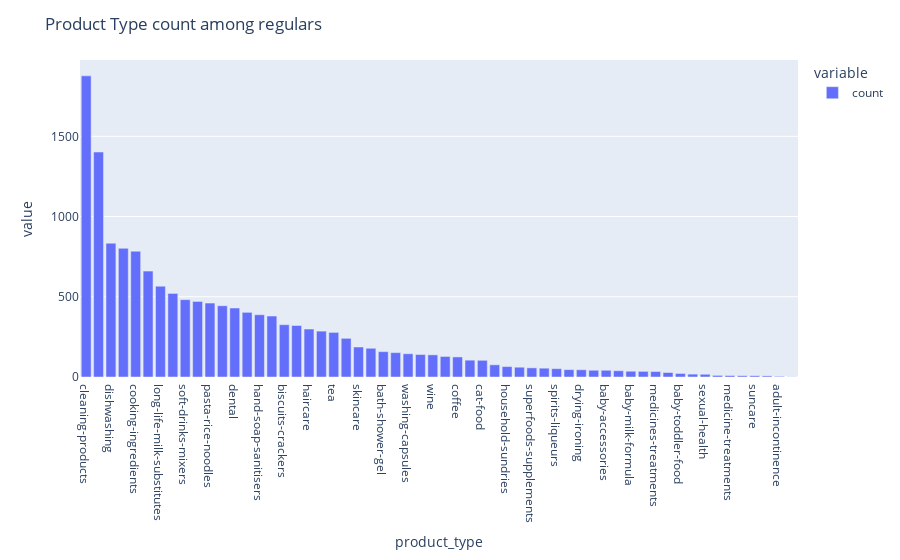

Notebook code for this chart:
### Code cell
val_counts_reg = merged_reg['product_type'].value_counts()
px.bar(val_counts_reg).update_layout(title='Product Type count among regulars')

### Figure 1 — Plotly figure (JSON) as saved in the notebook; plotly's stock layout.template omitted (floating-point values rounded to 4 significant figures)
{"data": [{"alignmentgroup": "True", "hovertemplate": "variable=count<br>product_type=%{x}<br>value=%{y}<extra></extra>", "legendgroup": "count", "marker": {"color": "#636efa", "pattern": {"shape": ""}}, "name": "count", "offsetgroup": "count", "orientation": "v", "showlegend": true, "textposition": "auto", "type": "bar", "x": ["cleaning-products", "tins-packaged-foods", "dishwashing", "toilet-roll-kitchen-roll-tissue", "cooking-ingredients", "snacks-confectionery", "long-life-milk-substitutes", "condiments-dressings", "soft-drinks-mixers", "cereal", "pasta-rice-noodles", "cooking-sauces", "dental", "home-baking", "hand-soap-sanitisers", "spreads", "biscuits-crackers", "fabric-softener-freshener", "haircare", "bin-bags", "tea", "washing-liquid-gel", "skincare", "food-bags-cling-film-foil", "bath-shower-gel", "baby-kids-toiletries", "washing-capsules", "delicates-stain-remover", "wine", "washing-powder", "coffee", "period-care", "cat-food", "dog-food", "household-sundries", "beer", "superfoods-supplements", "pet-care", "spirits-liqueurs", "deodorant", "drying-ironing", "nappies-nappy-pants", "baby-accessories", "shaving-grooming", "baby-milk-formula", "cider", "medicines-treatments", "water-softener", "baby-toddler-food", "low-no-alcohol", "sexual-health", "other-hot-drinks", "medicine-treatments", "maternity", "suncare", "mixed-bundles", "adult-incontinence", "premixed-cocktails"], "xaxis": "x", "y": [1877, 1402, 834, 802, 784, 660, 566, 521, 482, 471, 461, 444, 430, 403, 388, 380, 326, 321, 299, 286, 278, 241, 187, 179, 158, 152, 145, 140, 138, 128, 125, 105, 104, 76, 65, 61, 57, 55, 52, 46, 45, 42, 42, 39, 36, 35, 34, 28, 22, 18, 17, 10, 9, 8, 8, 7, 4, 1], "yaxis": "y"}], "layout": {"barmode": "relative", "legend": {"title": {"text": "variable"}, "tracegroupgap": 0}, "margin": {"t": 60}, "title": {"text": "Product Type count among regulars"}, "xaxis": {"anchor": "y", "domain": [0, 1], "title": {"text": "product_type"}}, "yaxis": {"anchor": "x", "domain": [0, 1], "title": {"text": "value"}}}}
